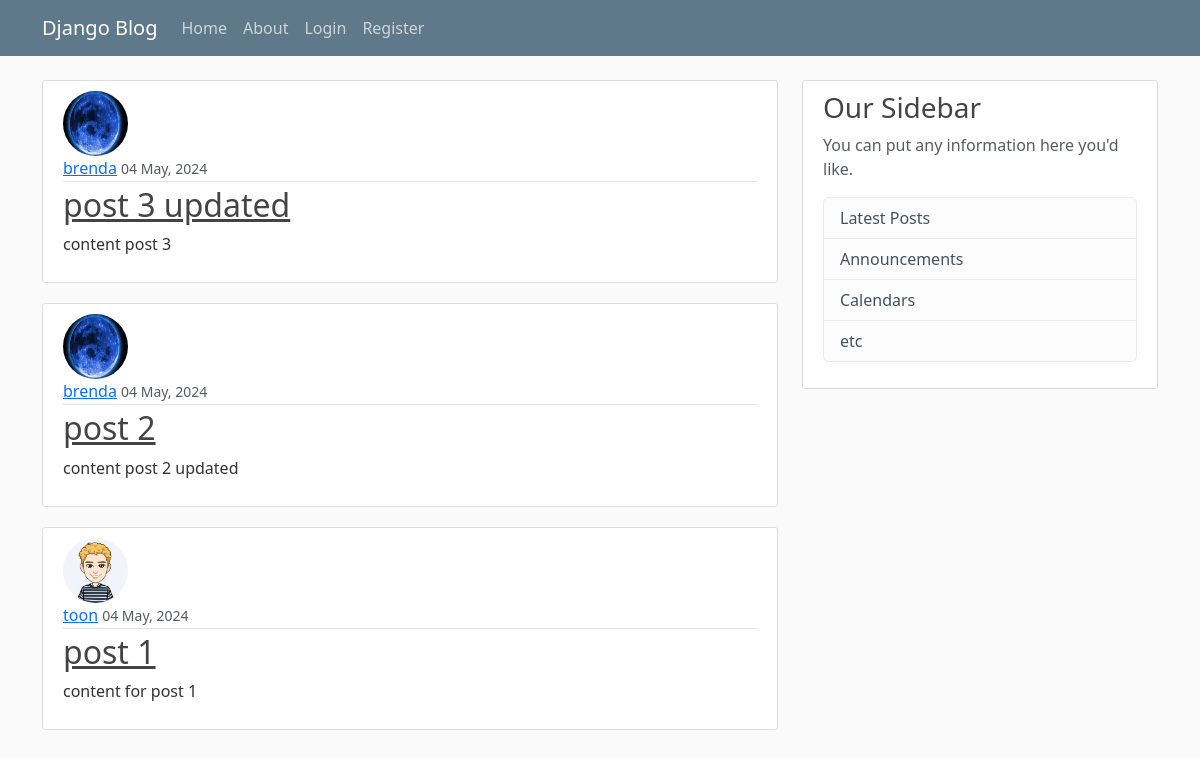
Before: / with the older database file.
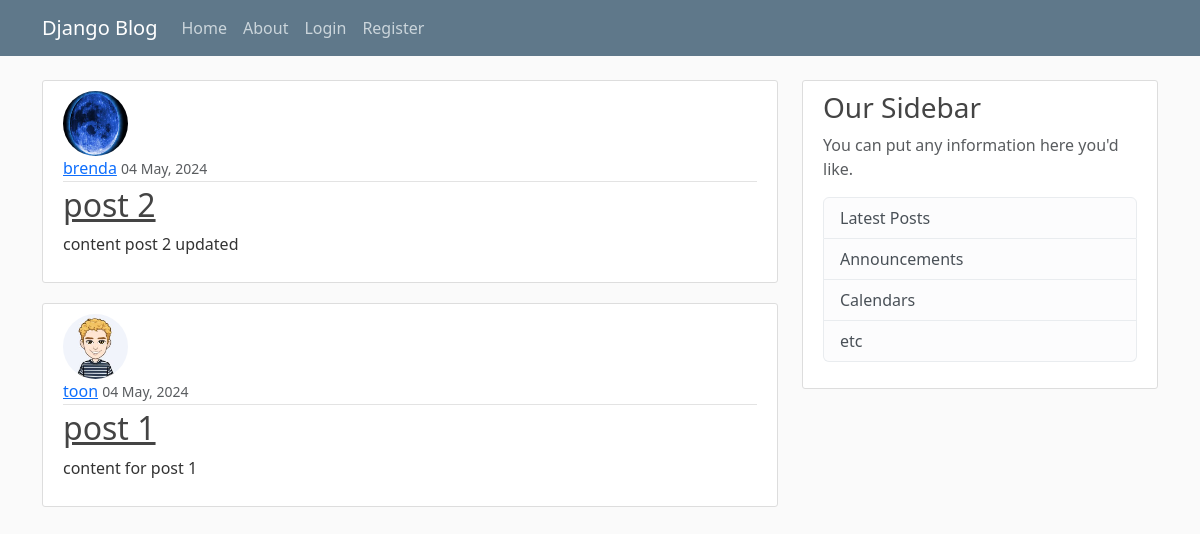
After: the same page with the newer database file.
### ccf/models.py (models this page shows, shortened)
class Post(models.Model):
    title = models.CharField(max_length=100)
    content = models.TextField()
    date_posted = models.DateTimeField(default=timezone.now)
    author = models.ForeignKey(User, on_delete=models.CASCADE)

### users/models.py (models this page shows, shortened)
class Profile(models.Model):
    user = models.OneToOneField(User, on_delete=models.CASCADE)
    image = models.ImageField(
        default=default_profile_pic,
        upload_to=profile_pics_dir,
    )

### ccf/views.py (the view)
class PostListView(ListView):
    model = Post
    template_name = 'ccf/home.html'
    context_object_name = 'posts'
    ordering = ['-date_posted']

### ccf/templates/ccf/home.html
{% extends "ccf/base.html" %}
{% block content %}
  {% for post in posts %}
    <article class="media content-section">
      <img class="rounded-circle article-img" src="{{ post.author.profile.image.url }}">
      <div class="media-body">
        <div class="article-metadata">
          <a class="mr-2" href="#">{{ post.author }}</a>
          <small class="text-muted">{{ post.date_posted|date:"d F, Y" }}</small>
        </div>
        <h2><a class="article-title" href="{% url 'ccf:post-detail' post.id %}">{{ post.title }}</a></h2>
        <p class="article-content">{{ post.content }}</p>
      </div>
    </article>
  {% endfor %}
{% endblock content %}

Changed rows visible on the page:
removed Post: author.profile.image (picture), author "brenda", date_posted "04 May, 2024", title "post 3 updated", content "content post 3"
